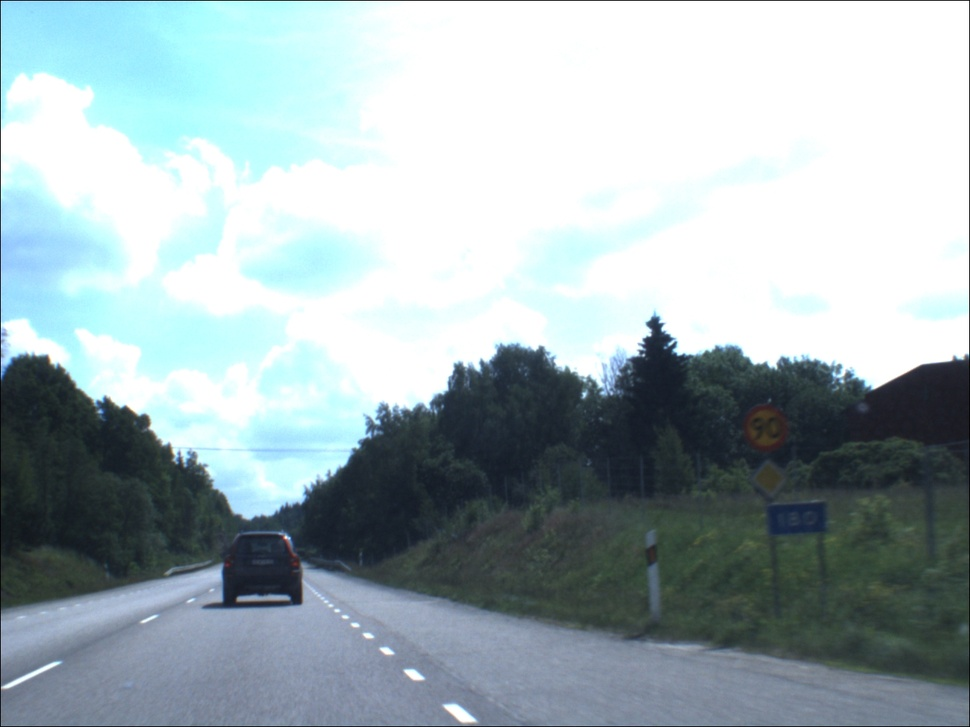
#> input picture test/1277381830Image000016.jpg, 970 x 727 px, shrunk from 1280 x 960 before the run, found by its file name
$ python all.py   (Python 2 division)
#> lines starting #> are read from the running program, lines starting #| are printed output that depends on the picture
import Image, cv2, time, numpy as np
from colsegm import *

def filterRed(h):
	# Set values for color region of interest
	i_min = 30
	i_max = 220

	# Attenuate other colors
	if(h >= 0 and h <= i_min):
		h_new = 255*(i_min-h)/i_min
	else:
		if(h > i_min and h < i_max):
			h_new = 0
		else:
			h_new = 255*(h-i_max)/i_max

	return h_new

im = cv2.imread("test/1277381830Image000016.jpg")
#> im is the input picture: shape (727, 970, 3); mean B, G, R 179.5, 175.3, 160
t1 = time.time()
hsv_im = cv2.cvtColor(im, cv2.COLOR_RGB2HSV)
#> hsv_im: shape (727, 970, 3); mean H, S, V 20.3, 40.3, 180.6
h, s, v = cv2.split(hsv_im)
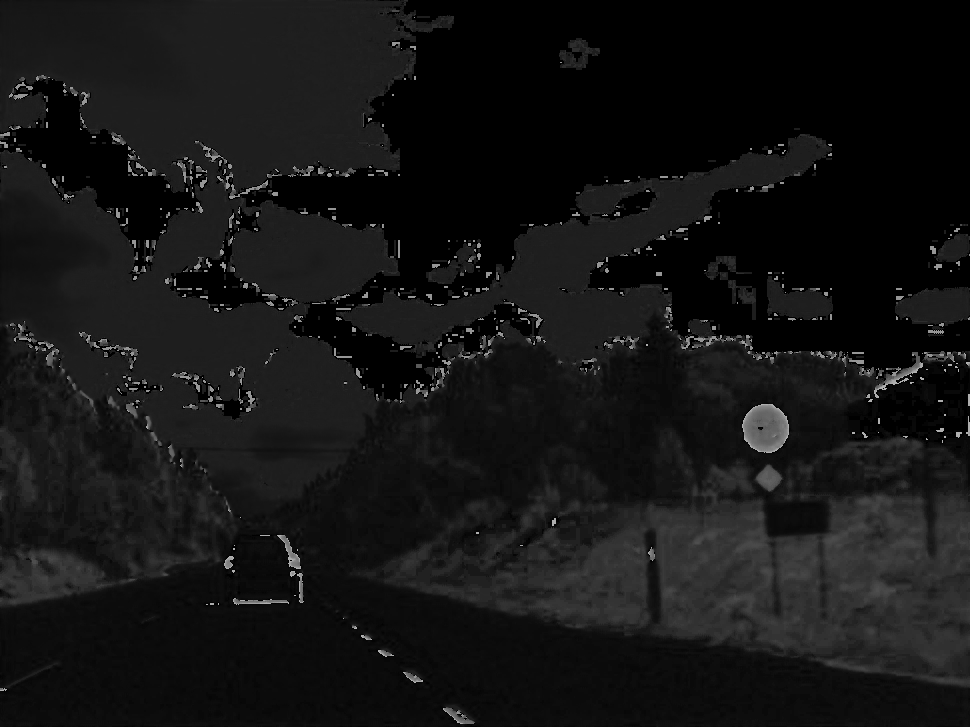
#> h: shape (727, 970); min 0, max 178, mean 20.3
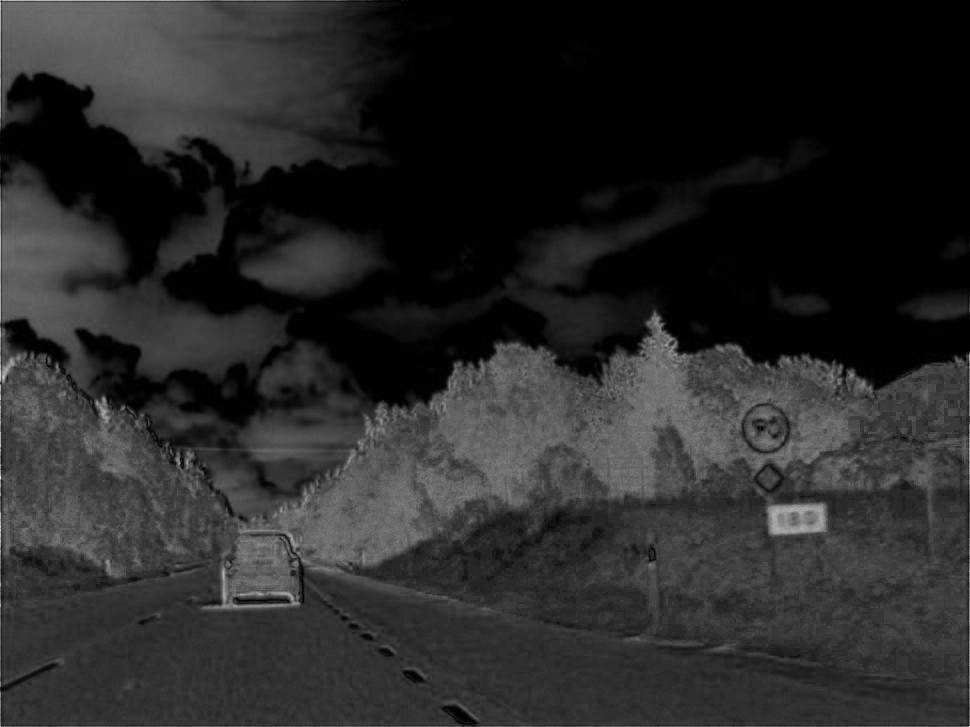
#> s: shape (727, 970); min 0, max 255, mean 40.3
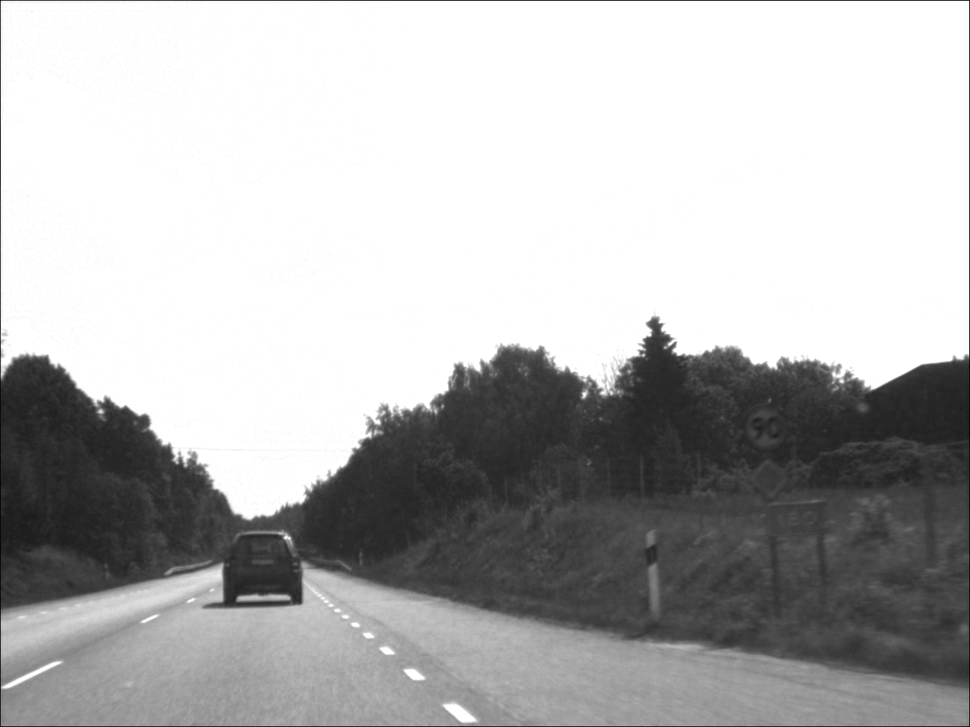
#> v: shape (727, 970); min 7, max 255, mean 180.6
t2 = time.time()
print "RGB to HSV", t2-t1
t3 = time.time()
print "Filtering", t3-t2
#> (the run stopped early here; a loop or call above may not have finished)

$ run again, with test/1277381674Image000013.jpg copied over test/1277381830Image000016.jpg
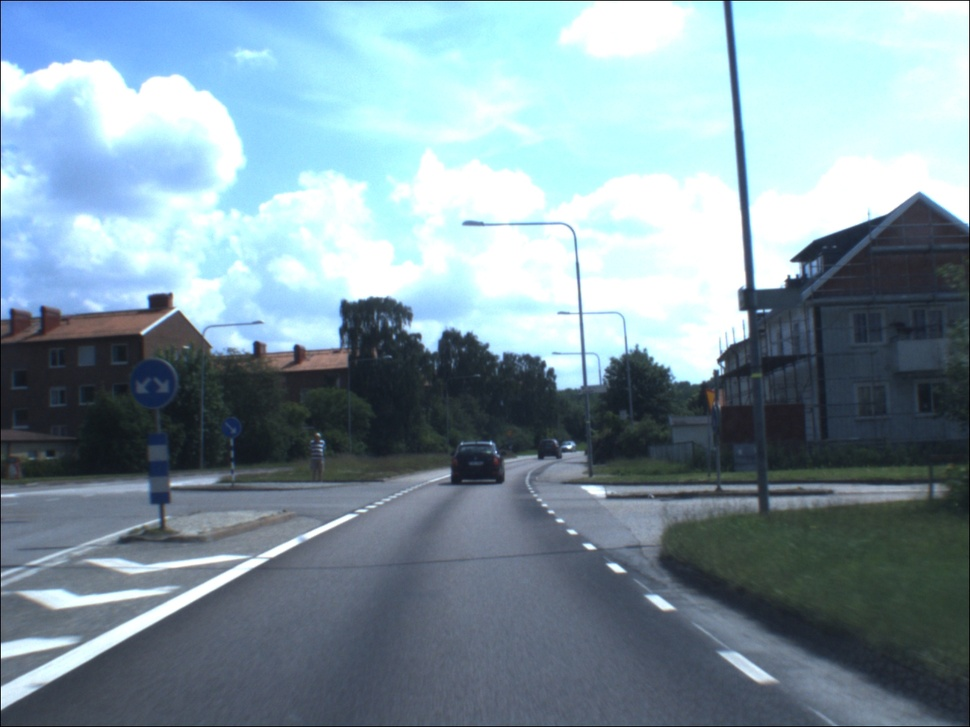
#> input picture test/1277381674Image000013.jpg, 970 x 727 px, shrunk from 1280 x 960 before the run, found by its file name
#> im is the input picture: shape (727, 970, 3); mean B, G, R 160.5, 149.5, 127.6
#> hsv_im: shape (727, 970, 3); mean H, S, V 24, 58.5, 161.4
#> `h, s, v = cv2.split(hsv_im)`:
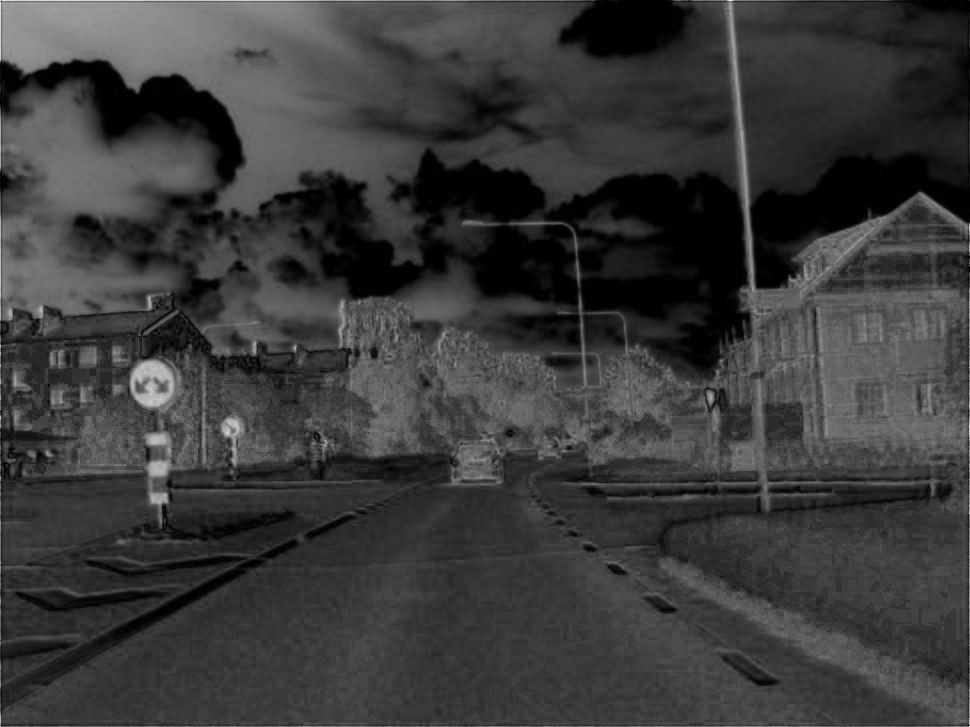
#> s: shape (727, 970); min 0, max 255, mean 58.5
#> `h, s, v = cv2.split(hsv_im)`:
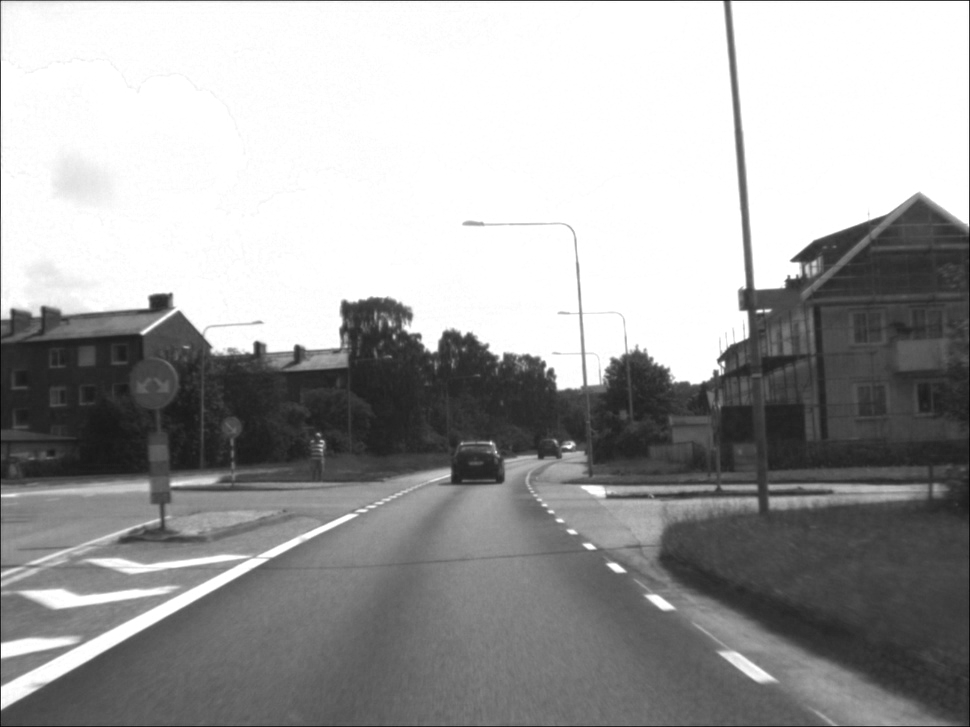
#> v: shape (727, 970); min 4, max 255, mean 161.4

$ run again, with test/1277381680Image000006.jpg copied over test/1277381830Image000016.jpg
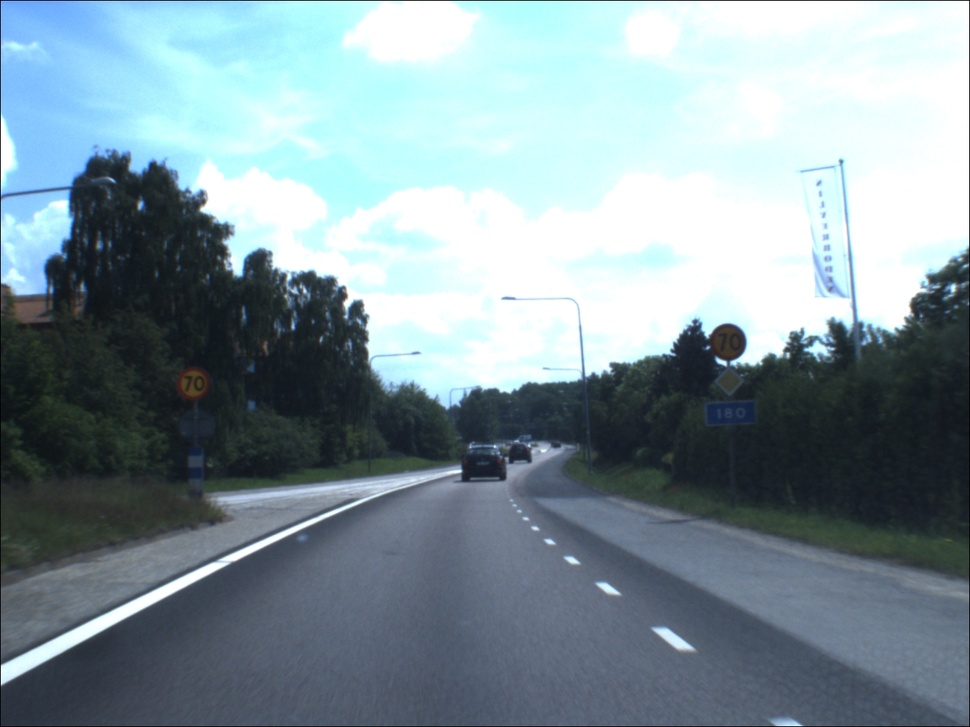
#> input picture test/1277381680Image000006.jpg, 970 x 727 px, shrunk from 1280 x 960 before the run, found by its file name
#> im is the input picture: shape (727, 970, 3); mean B, G, R 155.6, 148, 129.6
#> hsv_im: shape (727, 970, 3); mean H, S, V 22.6, 53.2, 156.3
#> `h, s, v = cv2.split(hsv_im)`:
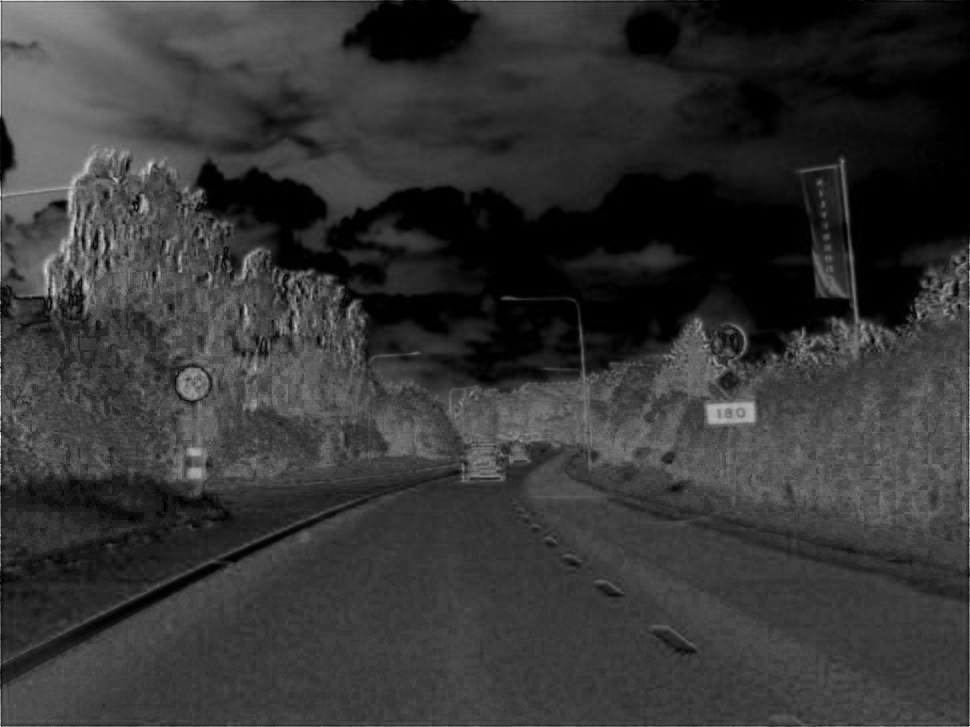
#> s: shape (727, 970); min 0, max 255, mean 53.2
#> `h, s, v = cv2.split(hsv_im)`:
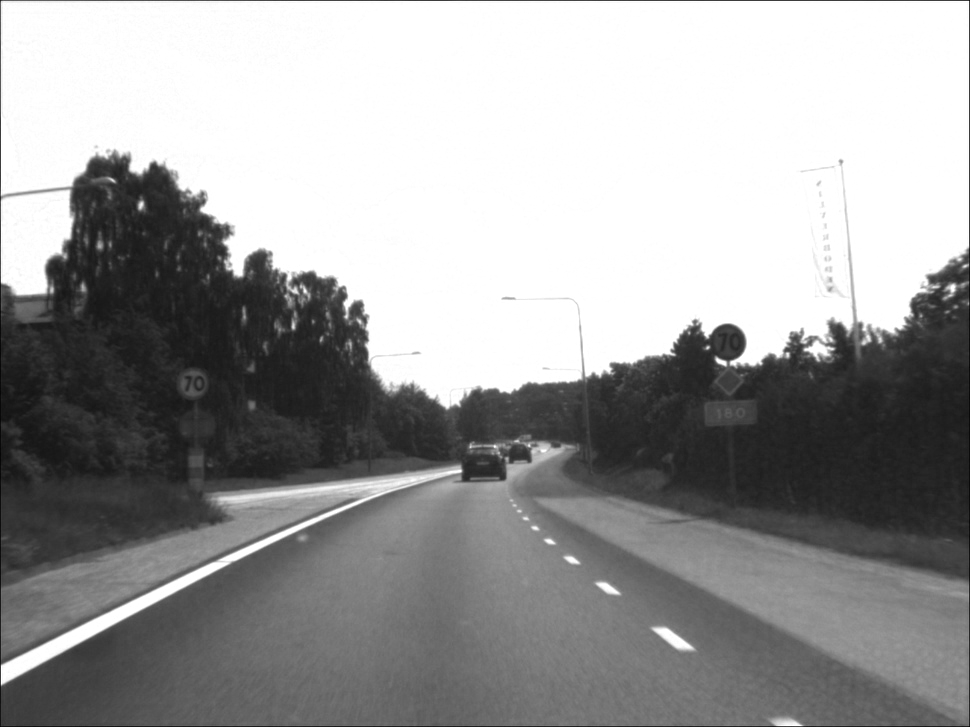
#> v: shape (727, 970); min 5, max 255, mean 156.3

$ run again, with test/1277381949Image000019.jpg copied over test/1277381830Image000016.jpg
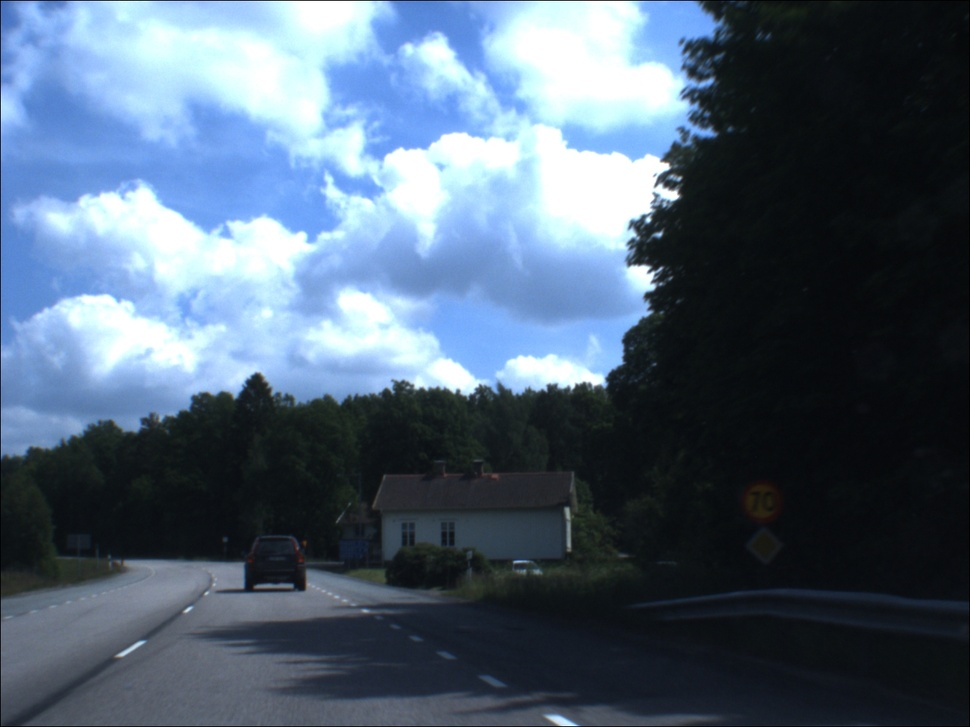
#> input picture test/1277381949Image000019.jpg, 970 x 727 px, shrunk from 1280 x 960 before the run, found by its file name
#> im is the input picture: shape (727, 970, 3); mean B, G, R 115.6, 97.1, 79.9
#> hsv_im: shape (727, 970, 3); mean H, S, V 18.2, 86.9, 115.8
#> `h, s, v = cv2.split(hsv_im)`:
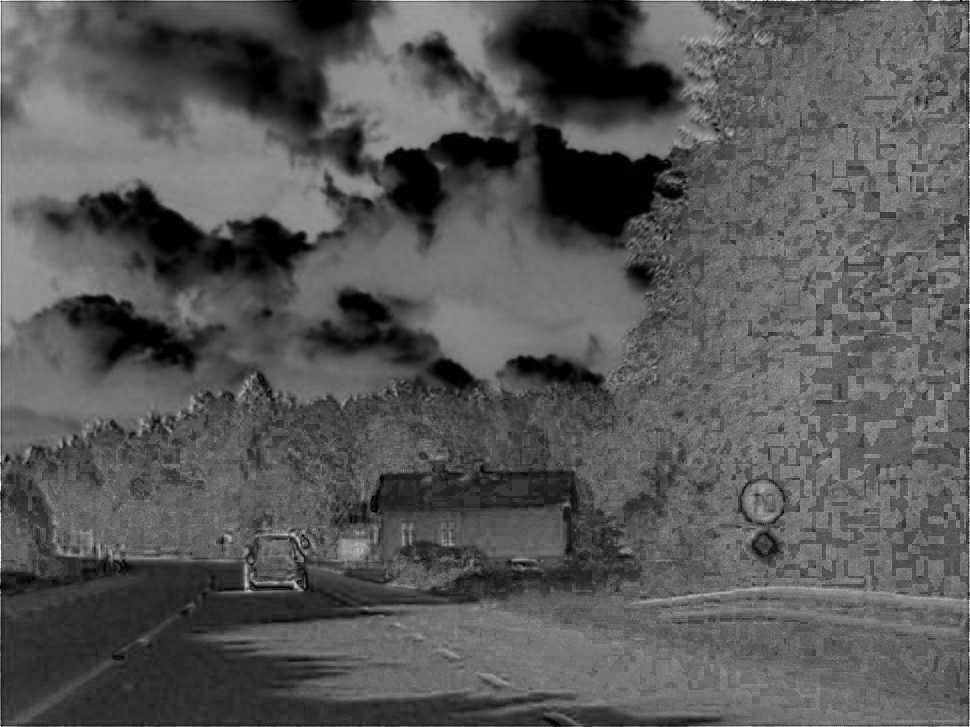
#> s: shape (727, 970); min 0, max 255, mean 86.9
#> `h, s, v = cv2.split(hsv_im)`:
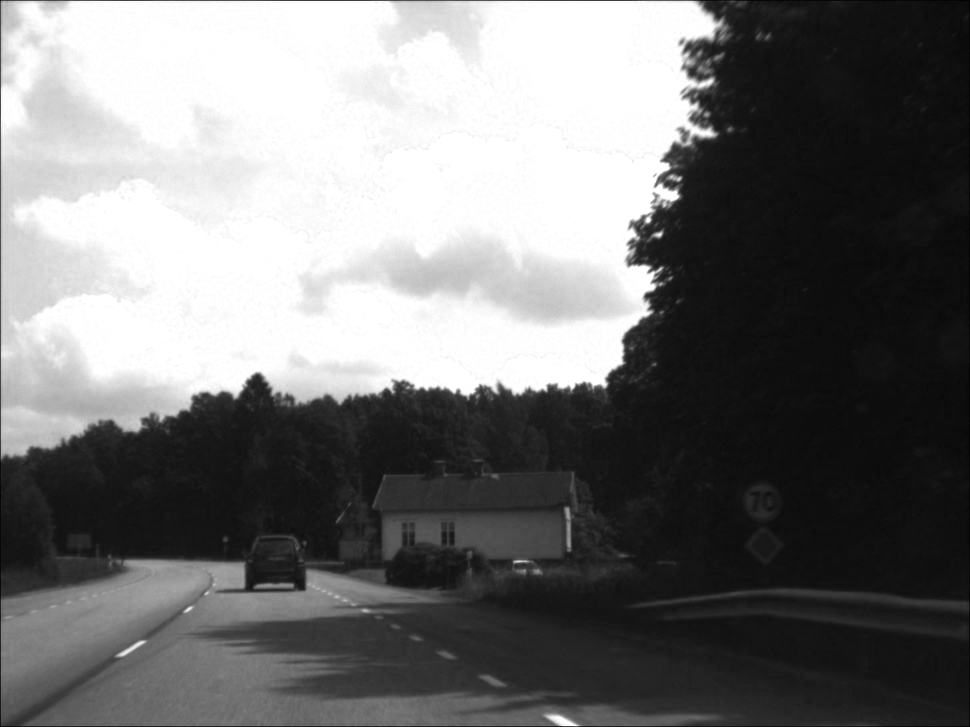
#> v: shape (727, 970); min 1, max 255, mean 115.8
